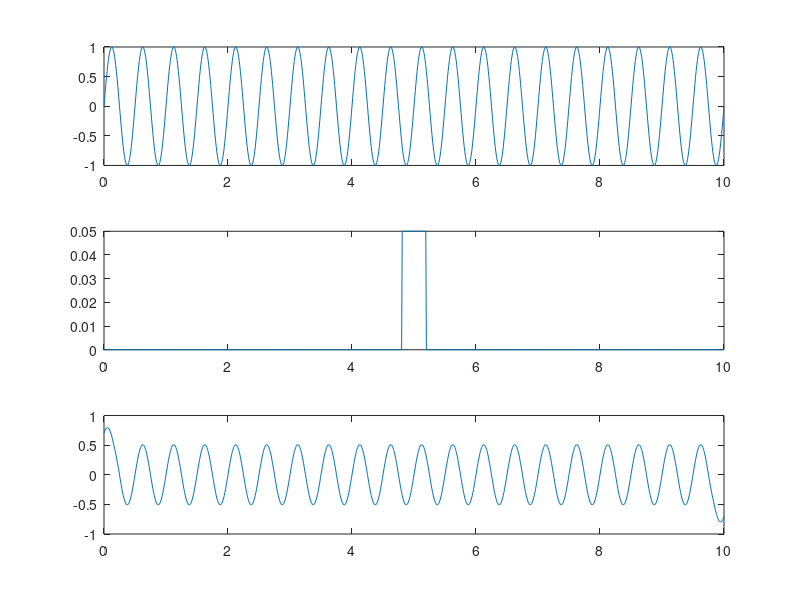

The MATLAB script that drew this image:
%% splot funkcji gaussowskiej (sr=0.0, std=0.2) 
% z funkcją Sza g(t) = X(t) (dla n ∈ N ) dla t ∈< −5, 10 >
% spróbkowanych z FS = 50Hz.
close all; clear; clc;


Fs=50;
t=-5:1/Fs:10;

x1=1*exp(-(t-0).^2/(2*0.2^2));
x2=mod(Fs*t,Fs)==0;

subplot(311), plot(t,x1);
subplot(312), plot(t,x2);

c=conv(x1,x2,'same');
xc=xcorr(x1,x2);

subplot(313), plot(t,c);

%% splot sygnału harmonicznego Amp = 1.0, okresie ω1 = 0.5s i czasie trwania T1 = 10s
%z sygnałem prostokątnym g(t) o czasie trwania T2 = 0.2s i amplitudzie A2 = 1/(T2 ·FS ). 
%FS = 100Hz. Stwórz wykresy sygnałów oraz ich splotu.
close all; clear; clc;

Fs=100;
t=0:1/Fs:10;

x1=1*sin(2*pi*t/0.5);
x2=(1/(0.2*Fs))*(abs(t-5)<=0.2);

subplot(311), plot(t,x1);
subplot(312), plot(t,x2);

c=conv(x1,x2,'same');

subplot(313), plot(t,c);